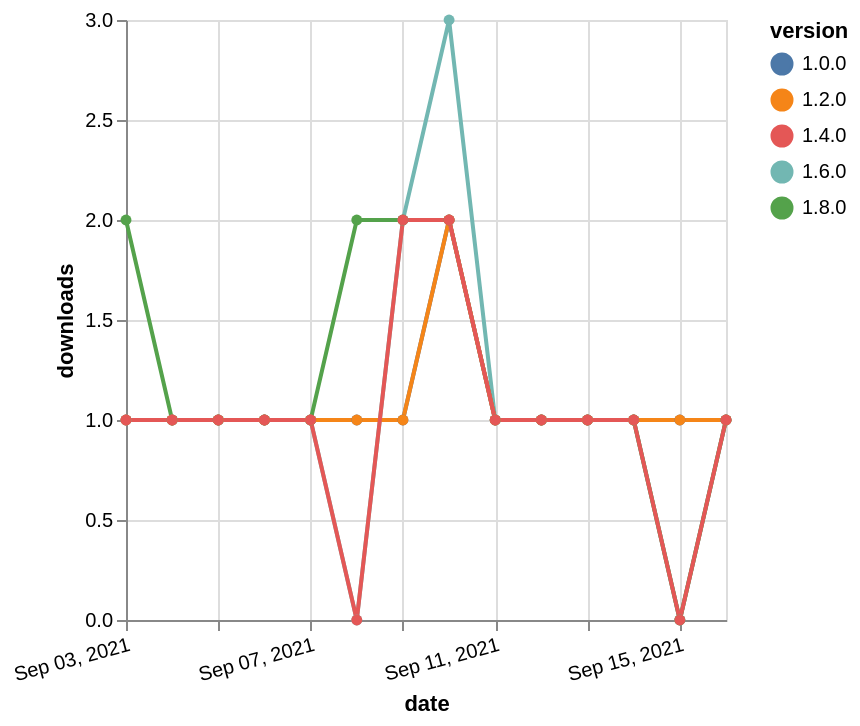

Vega-Lite specification for this chart:
### Vega-Lite specification from a JSON file in a GitHub repository (floating-point values rounded to 4 significant figures)
{"$schema": "https://vega.github.io/schema/vega-lite/v5.json", "description": "A simple bar chart with embedded data.", "data": {"values": [{"date": "2021-09-03", "total": 169, "delta": 1, "version": "1.6.0"}, {"date": "2021-09-04", "total": 170, "delta": 1, "version": "1.6.0"}, {"date": "2021-09-05", "total": 171, "delta": 1, "version": "1.6.0"}, {"date": "2021-09-06", "total": 172, "delta": 1, "version": "1.6.0"}, {"date": "2021-09-07", "total": 173, "delta": 1, "version": "1.6.0"}, {"date": "2021-09-08", "total": 173, "delta": 0, "version": "1.6.0"}, {"date": "2021-09-09", "total": 175, "delta": 2, "version": "1.6.0"}, {"date": "2021-09-10", "total": 178, "delta": 3, "version": "1.6.0"}, {"date": "2021-09-11", "total": 179, "delta": 1, "version": "1.6.0"}, {"date": "2021-09-12", "total": 180, "delta": 1, "version": "1.6.0"}, {"date": "2021-09-13", "total": 181, "delta": 1, "version": "1.6.0"}, {"date": "2021-09-14", "total": 182, "delta": 1, "version": "1.6.0"}, {"date": "2021-09-15", "total": 182, "delta": 0, "version": "1.6.0"}, {"date": "2021-09-16", "total": 183, "delta": 1, "version": "1.6.0"}, {"date": "2021-09-03", "total": 116, "delta": 2, "version": "1.8.0"}, {"date": "2021-09-04", "total": 117, "delta": 1, "version": "1.8.0"}, {"date": "2021-09-05", "total": 118, "delta": 1, "version": "1.8.0"}, {"date": "2021-09-06", "total": 119, "delta": 1, "version": "1.8.0"}, {"date": "2021-09-07", "total": 120, "delta": 1, "version": "1.8.0"}, {"date": "2021-09-08", "total": 122, "delta": 2, "version": "1.8.0"}, {"date": "2021-09-09", "total": 124, "delta": 2, "version": "1.8.0"}, {"date": "2021-09-10", "total": 126, "delta": 2, "version": "1.8.0"}, {"date": "2021-09-11", "total": 127, "delta": 1, "version": "1.8.0"}, {"date": "2021-09-12", "total": 128, "delta": 1, "version": "1.8.0"}, {"date": "2021-09-13", "total": 129, "delta": 1, "version": "1.8.0"}, {"date": "2021-09-14", "total": 130, "delta": 1, "version": "1.8.0"}, {"date": "2021-09-15", "total": 130, "delta": 0, "version": "1.8.0"}, {"date": "2021-09-16", "total": 131, "delta": 1, "version": "1.8.0"}, {"date": "2021-09-03", "total": 188, "delta": 1, "version": "1.0.0"}, {"date": "2021-09-04", "total": 189, "delta": 1, "version": "1.0.0"}, {"date": "2021-09-05", "total": 190, "delta": 1, "version": "1.0.0"}, {"date": "2021-09-06", "total": 191, "delta": 1, "version": "1.0.0"}, {"date": "2021-09-07", "total": 192, "delta": 1, "version": "1.0.0"}, {"date": "2021-09-08", "total": 193, "delta": 1, "version": "1.0.0"}, {"date": "2021-09-09", "total": 194, "delta": 1, "version": "1.0.0"}, {"date": "2021-09-10", "total": 196, "delta": 2, "version": "1.0.0"}, {"date": "2021-09-11", "total": 197, "delta": 1, "version": "1.0.0"}, {"date": "2021-09-12", "total": 198, "delta": 1, "version": "1.0.0"}, {"date": "2021-09-13", "total": 199, "delta": 1, "version": "1.0.0"}, {"date": "2021-09-14", "total": 200, "delta": 1, "version": "1.0.0"}, {"date": "2021-09-15", "total": 201, "delta": 1, "version": "1.0.0"}, {"date": "2021-09-16", "total": 202, "delta": 1, "version": "1.0.0"}, {"date": "2021-09-03", "total": 172, "delta": 1, "version": "1.2.0"}, {"date": "2021-09-04", "total": 173, "delta": 1, "version": "1.2.0"}, {"date": "2021-09-05", "total": 174, "delta": 1, "version": "1.2.0"}, {"date": "2021-09-06", "total": 175, "delta": 1, "version": "1.2.0"}, {"date": "2021-09-07", "total": 176, "delta": 1, "version": "1.2.0"}, {"date": "2021-09-08", "total": 177, "delta": 1, "version": "1.2.0"}, {"date": "2021-09-09", "total": 178, "delta": 1, "version": "1.2.0"}, {"date": "2021-09-10", "total": 180, "delta": 2, "version": "1.2.0"}, {"date": "2021-09-11", "total": 181, "delta": 1, "version": "1.2.0"}, {"date": "2021-09-12", "total": 182, "delta": 1, "version": "1.2.0"}, {"date": "2021-09-13", "total": 183, "delta": 1, "version": "1.2.0"}, {"date": "2021-09-14", "total": 184, "delta": 1, "version": "1.2.0"}, {"date": "2021-09-15", "total": 185, "delta": 1, "version": "1.2.0"}, {"date": "2021-09-16", "total": 186, "delta": 1, "version": "1.2.0"}, {"date": "2021-09-03", "total": 158, "delta": 1, "version": "1.4.0"}, {"date": "2021-09-04", "total": 159, "delta": 1, "version": "1.4.0"}, {"date": "2021-09-05", "total": 160, "delta": 1, "version": "1.4.0"}, {"date": "2021-09-06", "total": 161, "delta": 1, "version": "1.4.0"}, {"date": "2021-09-07", "total": 162, "delta": 1, "version": "1.4.0"}, {"date": "2021-09-08", "total": 162, "delta": 0, "version": "1.4.0"}, {"date": "2021-09-09", "total": 164, "delta": 2, "version": "1.4.0"}, {"date": "2021-09-10", "total": 166, "delta": 2, "version": "1.4.0"}, {"date": "2021-09-11", "total": 167, "delta": 1, "version": "1.4.0"}, {"date": "2021-09-12", "total": 168, "delta": 1, "version": "1.4.0"}, {"date": "2021-09-13", "total": 169, "delta": 1, "version": "1.4.0"}, {"date": "2021-09-14", "total": 170, "delta": 1, "version": "1.4.0"}, {"date": "2021-09-15", "total": 170, "delta": 0, "version": "1.4.0"}, {"date": "2021-09-16", "total": 171, "delta": 1, "version": "1.4.0"}]}, "width": "container", "mark": {"type": "line", "point": {"filled": true}}, "encoding": {"x": {"field": "date", "type": "temporal", "timeUnit": "yearmonthdate", "title": "date", "axis": {"labelAngle": -15}}, "y": {"field": "delta", "type": "quantitative", "title": "downloads"}, "color": {"field": "version", "type": "nominal"}, "tooltip": {"field": "delta"}}}
